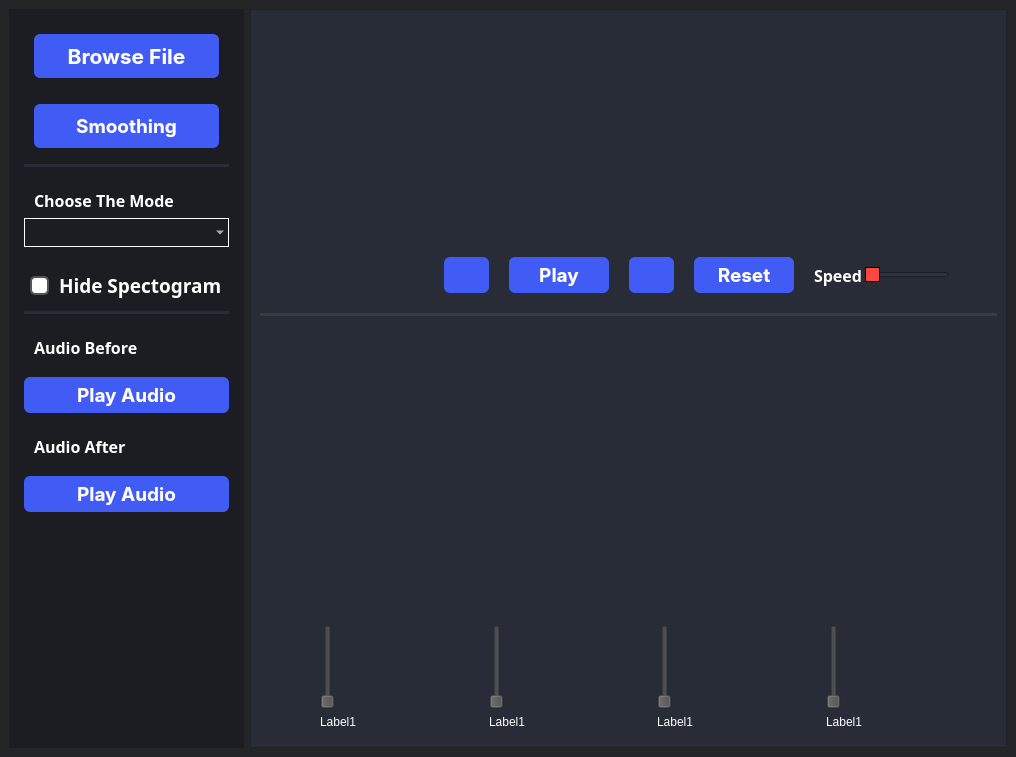
<?xml version="1.0" encoding="UTF-8"?>
<ui version="4.0">
 <class>MainWindow</class>
 <widget class="QMainWindow" name="MainWindow">
  <property name="geometry">
   <rect>
    <x>0</x>
    <y>0</y>
    <width>1016</width>
    <height>757</height>
   </rect>
  </property>
  <property name="windowTitle">
   <string>MainWindow</string>
  </property>
  <property name="styleSheet">
   <string notr="true">background-color: #242526;</string>
  </property>
  <widget class="QWidget" name="centralwidget">
   <layout class="QGridLayout" name="gridLayout_2">
    <item row="0" column="0">
     <layout class="QVBoxLayout" name="verticalLayout_4"/>
    </item>
    <item row="0" column="1">
     <layout class="QHBoxLayout" name="horizontalLayout_5">
      <item>
       <widget class="QFrame" name="browseFrame">
        <property name="styleSheet">
         <string notr="true">
   /*border: 1px solid #c0c0c0; /* Border color and width */
    padding: 5px; /* Padding around the list items */
background-color: #1b1d23;
border: 1px solid rgba(255, 255, 255, 0);
</string>
        </property>
        <property name="frameShape">
         <enum>QFrame::StyledPanel</enum>
        </property>
        <property name="frameShadow">
         <enum>QFrame::Raised</enum>
        </property>
        <layout class="QVBoxLayout" name="verticalLayout_2">
         <item>
          <widget class="QPushButton" name="browseFile">
           <property name="font">
            <font>
             <family>-apple-system</family>
             <pointsize>16</pointsize>
             <bold>true</bold>
            </font>
           </property>
           <property name="styleSheet">
            <string notr="true">QPushButton{
  appearance: button;
  backface-visibility: hidden;
  background-color: #405cf5;
  border-radius: 6px;
  border-width: 0;
  box-shadow: rgba(50, 50, 93, .1) 0 0 0 1px inset,rgba(50, 50, 93, .1) 0 2px 5px 0,rgba(0, 0, 0, .07) 0 1px 1px 0;
  box-sizing: border-box;
  color: #fff;
  cursor: pointer;
  font-family: -apple-system,system-ui,&quot;Segoe UI&quot;,Roboto,&quot;Helvetica Neue&quot;,Ubuntu,sans-serif;
  font-size: 100%;
  height: 44px;
  line-height: 1.15;
 margin: 10px 10px;
  outline: none;
  overflow: hidden;
  padding: 0 10px;
  position: relative;
  text-align: center;
  text-transform: none;
  transform: translateZ(0);
  transition: all .2s,box-shadow .08s ease-in;
  touch-action: manipulation;
  width:155px;
}
QPushButton:hover{
background-color: #283999;
}
QPushButton:pressed{
background-color: #1c2973;
}
</string>
           </property>
           <property name="text">
            <string>Browse File</string>
           </property>
           <property name="icon">
            <iconset>
             <normaloff>icons/upload-.png</normaloff>icons/upload-.png</iconset>
           </property>
           <property name="iconSize">
            <size>
             <width>25</width>
             <height>25</height>
            </size>
           </property>
          </widget>
         </item>
         <item>
          <widget class="QPushButton" name="smoothingWindow">
           <property name="font">
            <font>
             <family>-apple-system</family>
             <pointsize>14</pointsize>
             <bold>true</bold>
            </font>
           </property>
           <property name="styleSheet">
            <string notr="true">QPushButton{
  appearance: button;
  backface-visibility: hidden;
  background-color: #405cf5;
  border-radius: 6px;
  border-width: 0;
  box-shadow: rgba(50, 50, 93, .1) 0 0 0 1px inset,rgba(50, 50, 93, .1) 0 2px 5px 0,rgba(0, 0, 0, .07) 0 1px 1px 0;
  box-sizing: border-box;
  color: #fff;
  cursor: pointer;
  font-family: -apple-system,system-ui,&quot;Segoe UI&quot;,Roboto,&quot;Helvetica Neue&quot;,Ubuntu,sans-serif;
  font-size: 100%;
  height: 44px;
  line-height: 1.15;
 margin: 10px 10px;
  outline: none;
  overflow: hidden;
  padding: 0 10px;
  position: relative;
  text-align: center;
  text-transform: none;
  transform: translateZ(0);
  transition: all .2s,box-shadow .08s ease-in;
  touch-action: manipulation;
  width:155px;
}
QPushButton:hover{
background-color: #283999;
}
QPushButton:pressed{
background-color: #1c2973;
}
</string>
           </property>
           <property name="text">
            <string>Smoothing</string>
           </property>
           <property name="icon">
            <iconset>
             <normaloff>icons/signal-1-svgrepo-com.png</normaloff>icons/signal-1-svgrepo-com.png</iconset>
           </property>
           <property name="iconSize">
            <size>
             <width>25</width>
             <height>25</height>
            </size>
           </property>
          </widget>
         </item>
         <item>
          <widget class="Line" name="line_9">
           <property name="styleSheet">
            <string notr="true">/* Line style */

  /* Set the width of the line */
  width: 20px;

  /* Set the height of the line */
  height: 5px;

  /* Set the background color of the line */
  background-color: rgb(39, 44, 54);

  /* Set the border of the line */
  border: 10px;

  /* Set the border radius of the line */
  border-radius:5px;




</string>
           </property>
           <property name="orientation">
            <enum>Qt::Horizontal</enum>
           </property>
          </widget>
         </item>
         <item>
          <layout class="QVBoxLayout" name="verticalLayout" stretch="0,0">
           <property name="spacing">
            <number>0</number>
           </property>
           <item>
            <widget class="QLabel" name="modeLabel">
             <property name="sizePolicy">
              <sizepolicy hsizetype="Preferred" vsizetype="Maximum">
               <horstretch>0</horstretch>
               <verstretch>0</verstretch>
              </sizepolicy>
             </property>
             <property name="font">
              <font>
               <family>Overpass SemiBold</family>
               <pointsize>12</pointsize>
               <bold>true</bold>
              </font>
             </property>
             <property name="styleSheet">
              <string notr="true">color:rgb(255, 255, 255);
background: rgba(74, 74, 74, 0);
margin-top: 10px;</string>
             </property>
             <property name="text">
              <string>Choose The Mode</string>
             </property>
            </widget>
           </item>
           <item>
            <widget class="QComboBox" name="modeList">
             <property name="styleSheet">
              <string notr="true">QComboBox {
    font-family: &quot;Overpass&quot;;
    font-weight: 600; /* Semibold */
    font-size: 10pt; /* Adjust the font size as needed */
    color: white; /* Set the text color to white */
    border: 1px solid white; /* Set the border to 1px solid white */
background: rgba(74, 74, 74, 0);
	border-radius: 15px;
}

</string>
             </property>
            </widget>
           </item>
          </layout>
         </item>
         <item>
          <widget class="QCheckBox" name="spectogramCheck">
           <property name="font">
            <font>
             <family>Overpass SemiBold</family>
             <pointsize>14</pointsize>
             <bold>true</bold>
            </font>
           </property>
           <property name="styleSheet">
            <string notr="true">QCheckBox {
    spacing: 10px; /* Adjust the spacing between the checkbox and label */
color:white;
background: rgba(74, 74, 74, 0);
margin-top: 12px;
}

QCheckBox::indicator {
    width: 15px; /* Adjust the width of the checkbox indicator */
    height: 15px; /* Adjust the height of the checkbox indicator */
border-radius: 5px;
}

QCheckBox::indicator:unchecked {
    border: 2px solid #555; /* Border color of the unchecked checkbox */
    background-color: #fff; /* Background color of the unchecked checkbox */
}

QCheckBox::indicator:unchecked:hover {
    border: 2px solid #777; /* Border color when the unchecked checkbox is hovered */
}

QCheckBox::indicator:checked {
    border: 2px solid #192462; /* Border color of the checked checkbox */
    background-color: #405cf5; /* Background color of the checked checkbox */
}

QCheckBox::indicator:checked:hover {
    border: 2px solid #0C1231; /* Border color when the checked checkbox is hovered */
    background-color: #2C40AB; /* Background color when the checked checkbox is hovered */
}
</string>
           </property>
           <property name="text">
            <string>Hide Spectogram</string>
           </property>
           <property name="iconSize">
            <size>
             <width>20</width>
             <height>20</height>
            </size>
           </property>
           <property name="tristate">
            <bool>false</bool>
           </property>
          </widget>
         </item>
         <item>
          <widget class="Line" name="line_10">
           <property name="styleSheet">
            <string notr="true">/* Line style */

  /* Set the width of the line */
  width: 20px;

  /* Set the height of the line */
  height: 5px;

  /* Set the background color of the line */
  background-color:rgb(39, 44, 54);

  /* Set the border of the line */
  border: 10px;

  /* Set the border radius of the line */
  border-radius:5px;




</string>
           </property>
           <property name="orientation">
            <enum>Qt::Horizontal</enum>
           </property>
          </widget>
         </item>
         <item>
          <widget class="QLabel" name="audioBefore">
           <property name="sizePolicy">
            <sizepolicy hsizetype="Preferred" vsizetype="Maximum">
             <horstretch>0</horstretch>
             <verstretch>0</verstretch>
            </sizepolicy>
           </property>
           <property name="font">
            <font>
             <family>Overpass SemiBold</family>
             <pointsize>12</pointsize>
             <bold>true</bold>
            </font>
           </property>
           <property name="styleSheet">
            <string notr="true">color:rgb(255, 255, 255);
background: rgba(74, 74, 74, 0);
margin-top: 10px;
margin-bottom:0;</string>
           </property>
           <property name="text">
            <string>Audio Before</string>
           </property>
          </widget>
         </item>
         <item>
          <widget class="QWidget" name="audio1" native="true">
           <property name="styleSheet">
            <string notr="true">margin:0 0;</string>
           </property>
          </widget>
         </item>
         <item>
          <widget class="QPushButton" name="playAudio1">
           <property name="font">
            <font>
             <family>-apple-system</family>
             <pointsize>14</pointsize>
             <bold>true</bold>
            </font>
           </property>
           <property name="styleSheet">
            <string notr="true">QPushButton{
appearance: button;
backface-visibility: hidden;
background-color: #405cf5;
border-radius: 6px;
border-width: 0;
box-shadow: rgba(50, 50, 93, .1) 0 0 0 1px inset,rgba(50, 50, 93, .1) 0 2px 5px 0,rgba(0, 0, 0, .07) 0 1px 1px 0;
box-sizing: border-box;
color: #fff;
cursor: pointer;
font-family: -apple-system,system-ui,&quot;Segoe UI&quot;,Roboto,&quot;Helvetica Neue&quot;,Ubuntu,sans-serif;
font-size: 100%;
height: 30px;
line-height: 1.15;
outline: none;
overflow: hidden;
padding: 3 10px;
position: relative;
text-align: center;
text-transform: none;
transform: translateZ(0);
transition: all .2s,box-shadow .08s ease-in;
user-select: none;
-webkit-user-select: none;
touch-action: manipulation;
width: 50px; /* Reduced width to 200 pixels */
}
QPushButton:hover{
background-color: #283999;
}
QPushButton:pressed{
background-color: #1c2973;
}</string>
           </property>
           <property name="text">
            <string>Play Audio</string>
           </property>
           <property name="icon">
            <iconset>
             <normaloff>icons/play-square-svgrepo-com.png</normaloff>icons/play-square-svgrepo-com.png</iconset>
           </property>
           <property name="iconSize">
            <size>
             <width>25</width>
             <height>25</height>
            </size>
           </property>
          </widget>
         </item>
         <item>
          <widget class="QLabel" name="audioBefore_2">
           <property name="sizePolicy">
            <sizepolicy hsizetype="Preferred" vsizetype="Maximum">
             <horstretch>0</horstretch>
             <verstretch>0</verstretch>
            </sizepolicy>
           </property>
           <property name="font">
            <font>
             <family>Overpass SemiBold</family>
             <pointsize>12</pointsize>
             <bold>true</bold>
            </font>
           </property>
           <property name="styleSheet">
            <string notr="true">color:rgb(255, 255, 255);
background: rgba(74, 74, 74, 0);
margin-top: 10px;</string>
           </property>
           <property name="text">
            <string>Audio After</string>
           </property>
          </widget>
         </item>
         <item>
          <widget class="QWidget" name="audio2" native="true">
           <property name="styleSheet">
            <string notr="true">margin:0 0;</string>
           </property>
          </widget>
         </item>
         <item>
          <widget class="QPushButton" name="playAudio2">
           <property name="font">
            <font>
             <family>-apple-system</family>
             <pointsize>14</pointsize>
             <bold>true</bold>
            </font>
           </property>
           <property name="styleSheet">
            <string notr="true">QPushButton{
appearance: button;
backface-visibility: hidden;
background-color: #405cf5;
border-radius: 6px;
border-width: 0;
box-shadow: rgba(50, 50, 93, .1) 0 0 0 1px inset,rgba(50, 50, 93, .1) 0 2px 5px 0,rgba(0, 0, 0, .07) 0 1px 1px 0;
box-sizing: border-box;
color: #fff;
cursor: pointer;
font-family: -apple-system,system-ui,&quot;Segoe UI&quot;,Roboto,&quot;Helvetica Neue&quot;,Ubuntu,sans-serif;
font-size: 100%;
height: 30px;
line-height: 1.15;
outline: none;
overflow: hidden;
padding: 3 10px;
position: relative;
text-align: center;
text-transform: none;
transform: translateZ(0);
transition: all .2s,box-shadow .08s ease-in;
user-select: none;
-webkit-user-select: none;
touch-action: manipulation;
width: 50px; /* Reduced width to 200 pixels */
}
QPushButton:hover{
background-color: #283999;
}
QPushButton:pressed{
background-color: #1c2973;
}</string>
           </property>
           <property name="text">
            <string>Play Audio</string>
           </property>
           <property name="icon">
            <iconset>
             <normaloff>icons/play-square-svgrepo-com.png</normaloff>icons/play-square-svgrepo-com.png</iconset>
           </property>
           <property name="iconSize">
            <size>
             <width>25</width>
             <height>25</height>
            </size>
           </property>
          </widget>
         </item>
         <item>
          <spacer name="verticalSpacer">
           <property name="orientation">
            <enum>Qt::Vertical</enum>
           </property>
           <property name="sizeHint" stdset="0">
            <size>
             <width>20</width>
             <height>40</height>
            </size>
           </property>
          </spacer>
         </item>
        </layout>
       </widget>
      </item>
      <item>
       <widget class="QFrame" name="mainBodyframe">
        <property name="styleSheet">
         <string notr="true">background-color: rgb(39, 44, 54);</string>
        </property>
        <property name="frameShape">
         <enum>QFrame::StyledPanel</enum>
        </property>
        <property name="frameShadow">
         <enum>QFrame::Raised</enum>
        </property>
        <layout class="QGridLayout" name="gridLayout" rowstretch="3,0" rowminimumheight="0,0">
         <item row="0" column="0">
          <layout class="QVBoxLayout" name="verticalGraphs" stretch="2,1,2">
           <property name="spacing">
            <number>20</number>
           </property>
           <item>
            <layout class="QVBoxLayout" name="verticalLayout_3" stretch="5,1">
             <property name="spacing">
              <number>20</number>
             </property>
             <item>
              <layout class="QHBoxLayout" name="horizontalLayout">
               <item>
                <widget class="PlotWidget" name="graph1" native="true">
                 <property name="styleSheet">
                  <string notr="true">border-radius: 6px;
background: rgba(74, 74, 74, 0);</string>
                 </property>
                </widget>
               </item>
               <item>
                <widget class="PlotWidget" name="graph2" native="true">
                 <property name="styleSheet">
                  <string notr="true">border-radius: 6px;
background: rgba(74, 74, 74, 0);</string>
                 </property>
                </widget>
               </item>
              </layout>
             </item>
             <item>
              <layout class="QHBoxLayout" name="horizontalLayout_4">
               <item>
                <spacer name="horizontalSpacer_2">
                 <property name="orientation">
                  <enum>Qt::Horizontal</enum>
                 </property>
                 <property name="sizeHint" stdset="0">
                  <size>
                   <width>40</width>
                   <height>20</height>
                  </size>
                 </property>
                </spacer>
               </item>
               <item>
                <widget class="QPushButton" name="zoomIn">
                 <property name="font">
                  <font>
                   <family>-apple-system</family>
                   <pointsize>12</pointsize>
                   <bold>true</bold>
                  </font>
                 </property>
                 <property name="styleSheet">
                  <string notr="true">QPushButton{
appearance: button;
backface-visibility: hidden;
background-color: #405cf5;
border-radius: 6px;
border-width: 0;
box-shadow: rgba(50, 50, 93, .1) 0 0 0 1px inset,rgba(50, 50, 93, .1) 0 2px 5px 0,rgba(0, 0, 0, .07) 0 1px 1px 0;
box-sizing: border-box;
color: #fff;
cursor: pointer;
font-family: -apple-system,system-ui,&quot;Segoe UI&quot;,Roboto,&quot;Helvetica Neue&quot;,Ubuntu,sans-serif;
font-size: 100%;
height: 30px;
line-height: 1.15;
outline: none;
overflow: hidden;
padding: 3 10px;
position: relative;
text-align: center;
text-transform: none;
transform: translateZ(0);
transition: all .2s,box-shadow .08s ease-in;
user-select: none;
-webkit-user-select: none;
touch-action: manipulation;
width: 25px; /* Reduced width to 200 pixels */
}
QPushButton:hover{
background-color: #283999;
}
QPushButton:pressed{
background-color: #1c2973;
}</string>
                 </property>
                 <property name="text">
                  <string/>
                 </property>
                 <property name="icon">
                  <iconset>
                   <normaloff>icons/plus-square-svgrepo-com.png</normaloff>icons/plus-square-svgrepo-com.png</iconset>
                 </property>
                 <property name="iconSize">
                  <size>
                   <width>25</width>
                   <height>25</height>
                  </size>
                 </property>
                </widget>
               </item>
               <item>
                <widget class="QPushButton" name="playPause">
                 <property name="font">
                  <font>
                   <family>-apple-system</family>
                   <pointsize>14</pointsize>
                   <bold>true</bold>
                  </font>
                 </property>
                 <property name="styleSheet">
                  <string notr="true">QPushButton{
appearance: button;
backface-visibility: hidden;
background-color: #405cf5;
border-radius: 6px;
border-width: 0;
box-shadow: rgba(50, 50, 93, .1) 0 0 0 1px inset,rgba(50, 50, 93, .1) 0 2px 5px 0,rgba(0, 0, 0, .07) 0 1px 1px 0;
box-sizing: border-box;
color: #fff;
cursor: pointer;
font-family: -apple-system,system-ui,&quot;Segoe UI&quot;,Roboto,&quot;Helvetica Neue&quot;,Ubuntu,sans-serif;
font-size: 100%;
height: 30px;
line-height: 1.15;
outline: none;
overflow: hidden;
padding: 3 10px;
position: relative;
text-align: center;
text-transform: none;
transform: translateZ(0);
transition: all .2s,box-shadow .08s ease-in;
user-select: none;
-webkit-user-select: none;
touch-action: manipulation;
width: 80px; /* Reduced width to 200 pixels */
}
QPushButton:hover{
background-color: #283999;
}
QPushButton:pressed{
background-color: #1c2973;
}</string>
                 </property>
                 <property name="text">
                  <string>Play</string>
                 </property>
                 <property name="icon">
                  <iconset>
                   <normaloff>icons/play-square-svgrepo-com.png</normaloff>icons/play-square-svgrepo-com.png</iconset>
                 </property>
                 <property name="iconSize">
                  <size>
                   <width>25</width>
                   <height>25</height>
                  </size>
                 </property>
                </widget>
               </item>
               <item>
                <widget class="QPushButton" name="zoomOut">
                 <property name="font">
                  <font>
                   <family>-apple-system</family>
                   <pointsize>12</pointsize>
                   <bold>true</bold>
                  </font>
                 </property>
                 <property name="styleSheet">
                  <string notr="true">QPushButton{
appearance: button;
backface-visibility: hidden;
background-color: #405cf5;
border-radius: 6px;
border-width: 0;
box-shadow: rgba(50, 50, 93, .1) 0 0 0 1px inset,rgba(50, 50, 93, .1) 0 2px 5px 0,rgba(0, 0, 0, .07) 0 1px 1px 0;
box-sizing: border-box;
color: #fff;
cursor: pointer;
font-family: -apple-system,system-ui,&quot;Segoe UI&quot;,Roboto,&quot;Helvetica Neue&quot;,Ubuntu,sans-serif;
font-size: 100%;
height: 30px;
line-height: 1.15;
outline: none;
overflow: hidden;
padding: 3 10px;
position: relative;
text-align: center;
text-transform: none;
transform: translateZ(0);
transition: all .2s,box-shadow .08s ease-in;
user-select: none;
-webkit-user-select: none;
touch-action: manipulation;
width: 25px; /* Reduced width to 200 pixels */
}
QPushButton:hover{
background-color: #283999;
}
QPushButton:pressed{
background-color: #1c2973;
}</string>
                 </property>
                 <property name="text">
                  <string/>
                 </property>
                 <property name="icon">
                  <iconset>
                   <normaloff>icons/minus-square-svgrepo-com.png</normaloff>icons/minus-square-svgrepo-com.png</iconset>
                 </property>
                 <property name="iconSize">
                  <size>
                   <width>25</width>
                   <height>25</height>
                  </size>
                 </property>
                </widget>
               </item>
               <item>
                <widget class="QPushButton" name="resetButton">
                 <property name="font">
                  <font>
                   <family>-apple-system</family>
                   <pointsize>14</pointsize>
                   <bold>true</bold>
                  </font>
                 </property>
                 <property name="styleSheet">
                  <string notr="true">QPushButton{
appearance: button;
backface-visibility: hidden;
background-color: #405cf5;
border-radius: 6px;
border-width: 0;
box-shadow: rgba(50, 50, 93, .1) 0 0 0 1px inset,rgba(50, 50, 93, .1) 0 2px 5px 0,rgba(0, 0, 0, .07) 0 1px 1px 0;
box-sizing: border-box;
color: #fff;
cursor: pointer;
font-family: -apple-system,system-ui,&quot;Segoe UI&quot;,Roboto,&quot;Helvetica Neue&quot;,Ubuntu,sans-serif;
font-size: 100%;
height: 30px;
line-height: 1.15;
outline: none;
overflow: hidden;
padding: 3 10px;
position: relative;
text-align: center;
text-transform: none;
transform: translateZ(0);
transition: all .2s,box-shadow .08s ease-in;
user-select: none;
-webkit-user-select: none;
touch-action: manipulation;
width: 80px; /* Reduced width to 200 pixels */
}
QPushButton:hover{
background-color: #283999;
}
QPushButton:pressed{
background-color: #1c2973;
}</string>
                 </property>
                 <property name="text">
                  <string>Reset</string>
                 </property>
                 <property name="icon">
                  <iconset>
                   <normaloff>icons/reset-svgrepo-com.png</normaloff>icons/reset-svgrepo-com.png</iconset>
                 </property>
                 <property name="iconSize">
                  <size>
                   <width>25</width>
                   <height>25</height>
                  </size>
                 </property>
                </widget>
               </item>
               <item>
                <layout class="QHBoxLayout" name="horizontalLayout_3">
                 <property name="spacing">
                  <number>3</number>
                 </property>
                 <item>
                  <widget class="QLabel" name="label_2">
                   <property name="font">
                    <font>
                     <family>Overpass SemiBold</family>
                     <pointsize>12</pointsize>
                     <bold>true</bold>
                    </font>
                   </property>
                   <property name="styleSheet">
                    <string notr="true">color:rgb(255, 255, 255)</string>
                   </property>
                   <property name="text">
                    <string>Speed</string>
                   </property>
                  </widget>
                 </item>
                 <item>
                  <widget class="QSlider" name="speedSlider">
                   <property name="styleSheet">
                    <string notr="true">

/* Style for the slider handle (thumb) */
QSlider::handle {
background: #FF4742; /* Color of the handle */
border: 1px solid ; /* Border of the handle */
}

/* Style for the slider handle when pressed */
QSlider::handle:pressed {
background: #992a27; /* Color of the handle when pressed */
border: 1px solid #3498db; /* Border of the handle when pressed */
}</string>
                   </property>
                   <property name="orientation">
                    <enum>Qt::Horizontal</enum>
                   </property>
                  </widget>
                 </item>
                 <item>
                  <spacer name="horizontalSpacer">
                   <property name="orientation">
                    <enum>Qt::Horizontal</enum>
                   </property>
                   <property name="sizeHint" stdset="0">
                    <size>
                     <width>40</width>
                     <height>20</height>
                    </size>
                   </property>
                  </spacer>
                 </item>
                </layout>
               </item>
              </layout>
             </item>
            </layout>
           </item>
           <item>
            <widget class="Line" name="line_8">
             <property name="styleSheet">
              <string notr="true">/* Line style */

  /* Set the width of the line */
  width: 20px;

  /* Set the height of the line */
  height: 5px;

  /* Set the background color of the line */
  background-color: #3a3b3c;

  /* Set the border of the line */
  border: 10px;

  /* Set the border radius of the line */
  border-radius:5px;



</string>
             </property>
             <property name="orientation">
              <enum>Qt::Horizontal</enum>
             </property>
            </widget>
           </item>
           <item>
            <layout class="QHBoxLayout" name="spectrogramLayout">
             <item>
              <widget class="QWidget" name="spectogram1" native="true">
               <property name="styleSheet">
                <string notr="true">border-radius: 6px;
background: rgba(74, 74, 74, 0);</string>
               </property>
              </widget>
             </item>
             <item>
              <widget class="QWidget" name="spectogram2" native="true">
               <property name="styleSheet">
                <string notr="true">border-radius: 6px;
background: rgba(74, 74, 74, 0);</string>
               </property>
              </widget>
             </item>
            </layout>
           </item>
          </layout>
         </item>
         <item row="1" column="0">
          <widget class="QWidget" name="slidersWidget" native="true">
           <property name="styleSheet">
            <string notr="true">background: rgba(74, 74, 74, 0);
</string>
           </property>
           <layout class="QHBoxLayout" name="horizontalLayout_2">
            <property name="leftMargin">
             <number>20</number>
            </property>
            <item>
             <spacer name="horizontalSpacer_3">
              <property name="orientation">
               <enum>Qt::Horizontal</enum>
              </property>
              <property name="sizeType">
               <enum>QSizePolicy::Preferred</enum>
              </property>
              <property name="sizeHint" stdset="0">
               <size>
                <width>40</width>
                <height>20</height>
               </size>
              </property>
             </spacer>
            </item>
            <item>
             <layout class="QVBoxLayout" name="verticalLayout_5">
              <item>
               <widget class="QSlider" name="verticalSlider">
                <property name="orientation">
                 <enum>Qt::Vertical</enum>
                </property>
               </widget>
              </item>
              <item>
               <widget class="QLabel" name="label">
                <property name="styleSheet">
                 <string notr="true">color:rgb(255, 255, 255)</string>
                </property>
                <property name="text">
                 <string>Label1</string>
                </property>
               </widget>
              </item>
             </layout>
            </item>
            <item>
             <layout class="QVBoxLayout" name="verticalLayout_6">
              <item>
               <widget class="QSlider" name="verticalSlider_2">
                <property name="orientation">
                 <enum>Qt::Vertical</enum>
                </property>
               </widget>
              </item>
              <item>
               <widget class="QLabel" name="label_3">
                <property name="styleSheet">
                 <string notr="true">color:rgb(255, 255, 255)</string>
                </property>
                <property name="text">
                 <string>Label1</string>
                </property>
               </widget>
              </item>
             </layout>
            </item>
            <item>
             <layout class="QVBoxLayout" name="verticalLayout_7">
              <item>
               <widget class="QSlider" name="verticalSlider_3">
                <property name="orientation">
                 <enum>Qt::Vertical</enum>
                </property>
               </widget>
              </item>
              <item>
               <widget class="QLabel" name="label_4">
                <property name="styleSheet">
                 <string notr="true">color:rgb(255, 255, 255)</string>
                </property>
                <property name="text">
                 <string>Label1</string>
                </property>
               </widget>
              </item>
             </layout>
            </item>
            <item>
             <layout class="QVBoxLayout" name="verticalLayout_8">
              <item>
               <widget class="QSlider" name="verticalSlider_4">
                <property name="orientation">
                 <enum>Qt::Vertical</enum>
                </property>
               </widget>
              </item>
              <item>
               <widget class="QLabel" name="label_5">
                <property name="styleSheet">
                 <string notr="true">color:rgb(255, 255, 255)</string>
                </property>
                <property name="text">
                 <string>Label1</string>
                </property>
               </widget>
              </item>
             </layout>
            </item>
           </layout>
          </widget>
         </item>
        </layout>
       </widget>
      </item>
     </layout>
    </item>
   </layout>
  </widget>
  <widget class="QMenuBar" name="menubar">
   <property name="geometry">
    <rect>
     <x>0</x>
     <y>0</y>
     <width>1016</width>
     <height>26</height>
    </rect>
   </property>
  </widget>
 </widget>
 <customwidgets>
  <customwidget>
   <class>PlotWidget</class>
   <extends>QWidget</extends>
   <header>pyqtgraph</header>
   <container>1</container>
  </customwidget>
 </customwidgets>
 <resources>
  <include location="Resources.qrc"/>
 </resources>
 <connections/>
</ui>
